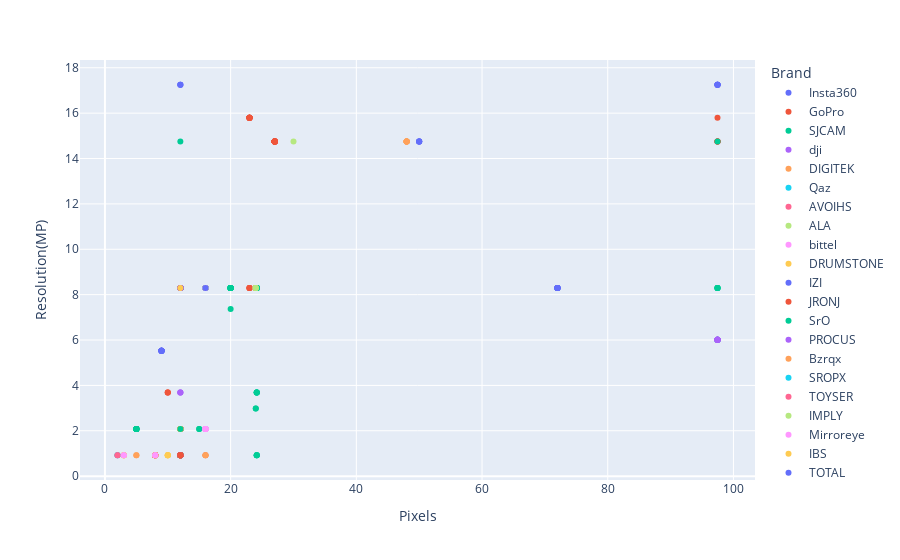

The notebook cell this image was saved under:
### Markdown cell above
## Scatter Plot

### Code cell
fig=px.scatter(camera,x="Pixels",y="Resolution(MP)",color="Brand")
fig.show()

### Figure 1 — Plotly figure (JSON) as saved in the notebook; plotly's stock layout.template omitted (floating-point values rounded to 4 significant figures)
{"data": [{"hovertemplate": "Brand=Insta360<br>Pixels=%{x}<br>Resolution(MP)=%{y}<extra></extra>", "legendgroup": "Insta360", "marker": {"color": "#636efa", "symbol": "circle"}, "mode": "markers", "name": "Insta360", "orientation": "v", "showlegend": true, "type": "scatter", "x": [97.46, 72, 9, 97.46, 72, 72, 97.46, 72, 9, 9, 12, 97.46, 72, 72, 9, 9, 97.46, 72, 9, 9, 12, 97.46, 72, 9, 9, 12, 9, 72, 72, 9], "xaxis": "x", "y": [17.25, 8.294, 5.53, 17.25, 8.294, 8.294, 17.25, 8.294, 5.53, 5.53, 17.25, 17.25, 8.294, 8.294, 5.53, 5.53, 17.25, 8.294, 5.53, 5.53, 17.25, 17.25, 8.294, 5.53, 5.53, 17.25, 5.53, 8.294, 8.294, 5.53], "yaxis": "y"}, {"hovertemplate": "Brand=GoPro<br>Pixels=%{x}<br>Resolution(MP)=%{y}<extra></extra>", "legendgroup": "GoPro", "marker": {"color": "#EF553B", "symbol": "circle"}, "mode": "markers", "name": "GoPro", "orientation": "v", "showlegend": true, "type": "scatter", "x": [23, 27, 27, 27, 23, 23, 27, 27, 27, 27, 97.46, 23, 23, 23, 27, 27, 27, 27, 97.46, 23, 23, 23, 27, 27, 27, 27, 97.46, 23, 27, 27, 10, 23, 23, 27, 27, 27, 27, 10, 23, 97.46, 23, 27, 27, 27, 10, 97.46], "xaxis": "x", "y": [15.8, 14.75, 14.75, 14.75, 15.8, 15.8, 14.75, 14.75, 14.75, 14.75, 14.75, 8.294, 15.8, 15.8, 14.75, 14.75, 14.75, 14.75, 14.75, 8.294, 15.8, 15.8, 14.75, 14.75, 14.75, 14.75, 14.75, 15.8, 14.75, 14.75, 3.686, 8.294, 15.8, 14.75, 14.75, 14.75, 14.75, 3.686, 8.294, 15.8, 15.8, 14.75, 14.75, 14.75, 3.686, 14.75], "yaxis": "y"}, {"hovertemplate": "Brand=SJCAM<br>Pixels=%{x}<br>Resolution(MP)=%{y}<extra></extra>", "legendgroup": "SJCAM", "marker": {"color": "#00cc96", "symbol": "circle"}, "mode": "markers", "name": "SJCAM", "orientation": "v", "showlegend": true, "type": "scatter", "x": [16, 20, 16, 12, 20, 20, 16, 12, 12, 24.15, 24.15, 16, 12, 20, 20, 16, 12, 24.15, 24.15, 24.15, 12, 16, 12, 20, 20, 16, 12, 12, 24.15, 24.15, 24.15, 12, 97.46, 97.46, 5, 12, 24.15, 5, 12, 5, 5, 12, 20, 20, 20, 20, 12, 12, 24.15, 24.15, 24.15, 12, 97.46, 12, 24.15, 5, 5, 5, 24, 12, 15, 12, 16, 12, 12, 16, 12, 20, 16, 20, 12, 24.15, 24.15, 24.15, 12, 97.46, 97.46, 12, 24.15, 5, 5, 5, 24, 24, 12, 15, 12, 24.15, 12, 16, 12, 5, 16, 12, 20, 20, 20, 16, 20], "xaxis": "x", "y": [8.294, 8.294, 8.294, 8.294, 8.294, 8.294, 8.294, 0.9216, 0.9216, 3.686, 8.294, 8.294, 8.294, 8.294, 8.294, 8.294, 0.9216, 3.686, 8.294, 8.294, 0.9216, 8.294, 8.294, 8.294, 8.294, 8.294, 0.9216, 0.9216, 3.686, 8.294, 8.294, 0.9216, 6.011, 6.011, 2.074, 2.074, 8.294, 2.074, 2.074, 2.074, 2.074, 8.294, 8.294, 8.294, 8.294, 8.294, 14.75, 0.9216, 3.686, 8.294, 8.294, 0.9216, 14.75, 2.074, 8.294, 2.074, 2.074, 2.074, 2.986, 2.074, 2.074, 8.294, 2.074, 2.074, 8.294, 8.294, 8.294, 8.294, 8.294, 8.294, 0.9216, 3.686, 8.294, 8.294, 0.9216, 6.011, 6.011, 2.074, 8.294, 2.074, 2.074, 2.074, 8.294, 2.986, 2.074, 2.074, 8.294, 0.9216, 0.9216, 2.074, 2.074, 2.074, 8.294, 8.294, 8.294, 8.294, 8.294, 8.294, 8.294], "yaxis": "y"}, {"hovertemplate": "Brand=dji<br>Pixels=%{x}<br>Resolution(MP)=%{y}<extra></extra>", "legendgroup": "dji", "marker": {"color": "#ab63fa", "symbol": "circle"}, "mode": "markers", "name": "dji", "orientation": "v", "showlegend": true, "type": "scatter", "x": [12, 97.46, 12, 12, 97.46, 97.46, 12, 12, 97.46, 97.46, 12, 12, 12, 97.46, 97.46, 12, 12, 12, 97.46, 97.46, 12, 12, 12, 97.46, 97.46, 12, 12, 12, 97.46], "xaxis": "x", "y": [8.294, 6.011, 8.294, 8.294, 6.011, 6.011, 8.294, 8.294, 6.011, 6.011, 8.294, 8.294, 8.294, 6.011, 6.011, 8.294, 8.294, 8.294, 6.011, 6.011, 8.294, 8.294, 8.294, 6.011, 6.011, 8.294, 8.294, 8.294, 6.011], "yaxis": "y"}, {"hovertemplate": "Brand=DIGITEK<br>Pixels=%{x}<br>Resolution(MP)=%{y}<extra></extra>", "legendgroup": "DIGITEK", "marker": {"color": "#FFA15A", "symbol": "circle"}, "mode": "markers", "name": "DIGITEK", "orientation": "v", "showlegend": true, "type": "scatter", "x": [48, 24, 48, 24, 48, 24, 48, 24, 48, 24, 48, 24, 48, 24], "xaxis": "x", "y": [14.75, 8.294, 14.75, 8.294, 14.75, 8.294, 14.75, 8.294, 14.75, 8.294, 14.75, 8.294, 14.75, 8.294], "yaxis": "y"}, {"hovertemplate": "Brand=Qaz<br>Pixels=%{x}<br>Resolution(MP)=%{y}<extra></extra>", "legendgroup": "Qaz", "marker": {"color": "#19d3f3", "symbol": "circle"}, "mode": "markers", "name": "Qaz", "orientation": "v", "showlegend": true, "type": "scatter", "x": [12, 12, 12, 12, 12, 12, 12, 12, 12], "xaxis": "x", "y": [0.9216, 0.9216, 0.9216, 0.9216, 0.9216, 0.9216, 0.9216, 0.9216, 0.9216], "yaxis": "y"}, {"hovertemplate": "Brand=AVOIHS<br>Pixels=%{x}<br>Resolution(MP)=%{y}<extra></extra>", "legendgroup": "AVOIHS", "marker": {"color": "#FF6692", "symbol": "circle"}, "mode": "markers", "name": "AVOIHS", "orientation": "v", "showlegend": true, "type": "scatter", "x": [8, 8, 8, 8, 8, 8, 8, 8, 8, 8, 8, 8], "xaxis": "x", "y": [0.9216, 0.9216, 0.9216, 0.9216, 0.9216, 0.9216, 0.9216, 0.9216, 0.9216, 0.9216, 0.9216, 0.9216], "yaxis": "y"}, {"hovertemplate": "Brand=ALA<br>Pixels=%{x}<br>Resolution(MP)=%{y}<extra></extra>", "legendgroup": "ALA", "marker": {"color": "#B6E880", "symbol": "circle"}, "mode": "markers", "name": "ALA", "orientation": "v", "showlegend": true, "type": "scatter", "x": [12, 12, 12, 12, 12, 12, 12, 12, 12], "xaxis": "x", "y": [2.074, 2.074, 2.074, 2.074, 2.074, 2.074, 2.074, 2.074, 2.074], "yaxis": "y"}, {"hovertemplate": "Brand=bittel<br>Pixels=%{x}<br>Resolution(MP)=%{y}<extra></extra>", "legendgroup": "bittel", "marker": {"color": "#FF97FF", "symbol": "circle"}, "mode": "markers", "name": "bittel", "orientation": "v", "showlegend": true, "type": "scatter", "x": [16, 16, 16, 16, 16, 16, 16, 16], "xaxis": "x", "y": [2.074, 2.074, 2.074, 2.074, 2.074, 2.074, 2.074, 2.074], "yaxis": "y"}, {"hovertemplate": "Brand=DRUMSTONE<br>Pixels=%{x}<br>Resolution(MP)=%{y}<extra></extra>", "legendgroup": "DRUMSTONE", "marker": {"color": "#FECB52", "symbol": "circle"}, "mode": "markers", "name": "DRUMSTONE", "orientation": "v", "showlegend": true, "type": "scatter", "x": [10, 10, 10, 10, 10], "xaxis": "x", "y": [0.9216, 0.9216, 0.9216, 0.9216, 0.9216], "yaxis": "y"}, {"hovertemplate": "Brand=IZI<br>Pixels=%{x}<br>Resolution(MP)=%{y}<extra></extra>", "legendgroup": "IZI", "marker": {"color": "#636efa", "symbol": "circle"}, "mode": "markers", "name": "IZI", "orientation": "v", "showlegend": true, "type": "scatter", "x": [50, 50, 50, 50, 50], "xaxis": "x", "y": [14.75, 14.75, 14.75, 14.75, 14.75], "yaxis": "y"}, {"hovertemplate": "Brand=JRONJ<br>Pixels=%{x}<br>Resolution(MP)=%{y}<extra></extra>", "legendgroup": "JRONJ", "marker": {"color": "#EF553B", "symbol": "circle"}, "mode": "markers", "name": "JRONJ", "orientation": "v", "showlegend": true, "type": "scatter", "x": [12, 12, 12, 12, 12, 12, 12, 12, 12, 12, 12], "xaxis": "x", "y": [0.9216, 0.9216, 2.074, 0.9216, 0.9216, 2.074, 0.9216, 0.9216, 2.074, 0.9216, 0.9216], "yaxis": "y"}, {"hovertemplate": "Brand=SrO<br>Pixels=%{x}<br>Resolution(MP)=%{y}<extra></extra>", "legendgroup": "SrO", "marker": {"color": "#00cc96", "symbol": "circle"}, "mode": "markers", "name": "SrO", "orientation": "v", "showlegend": true, "type": "scatter", "x": [24.15, 24.15, 24.15, 24.15, 24.15, 24.15], "xaxis": "x", "y": [0.9216, 8.294, 8.294, 0.9216, 0.9216, 8.294], "yaxis": "y"}, {"hovertemplate": "Brand=PROCUS<br>Pixels=%{x}<br>Resolution(MP)=%{y}<extra></extra>", "legendgroup": "PROCUS", "marker": {"color": "#ab63fa", "symbol": "circle"}, "mode": "markers", "name": "PROCUS", "orientation": "v", "showlegend": true, "type": "scatter", "x": [12, 12, 12], "xaxis": "x", "y": [3.686, 3.686, 3.686], "yaxis": "y"}, {"hovertemplate": "Brand=Bzrqx<br>Pixels=%{x}<br>Resolution(MP)=%{y}<extra></extra>", "legendgroup": "Bzrqx", "marker": {"color": "#FFA15A", "symbol": "circle"}, "mode": "markers", "name": "Bzrqx", "orientation": "v", "showlegend": true, "type": "scatter", "x": [8, 12, 12, 8, 12, 12, 8, 8, 12, 12, 12, 8, 8, 8, 8, 8, 12, 12, 12, 12, 12, 12, 12, 8], "xaxis": "x", "y": [0.9216, 2.074, 2.074, 0.9216, 2.074, 2.074, 0.9216, 0.9216, 2.074, 2.074, 2.074, 0.9216, 0.9216, 0.9216, 0.9216, 0.9216, 2.074, 2.074, 2.074, 2.074, 2.074, 2.074, 2.074, 0.9216], "yaxis": "y"}, {"hovertemplate": "Brand=SROPX<br>Pixels=%{x}<br>Resolution(MP)=%{y}<extra></extra>", "legendgroup": "SROPX", "marker": {"color": "#19d3f3", "symbol": "circle"}, "mode": "markers", "name": "SROPX", "orientation": "v", "showlegend": true, "type": "scatter", "x": [12, 12, 12, 12], "xaxis": "x", "y": [2.074, 2.074, 2.074, 2.074], "yaxis": "y"}, {"hovertemplate": "Brand=TOYSER<br>Pixels=%{x}<br>Resolution(MP)=%{y}<extra></extra>", "legendgroup": "TOYSER", "marker": {"color": "#FF6692", "symbol": "circle"}, "mode": "markers", "name": "TOYSER", "orientation": "v", "showlegend": true, "type": "scatter", "x": [16, 16, 16, 16], "xaxis": "x", "y": [8.294, 8.294, 8.294, 8.294], "yaxis": "y"}, {"hovertemplate": "Brand=IMPLY<br>Pixels=%{x}<br>Resolution(MP)=%{y}<extra></extra>", "legendgroup": "IMPLY", "marker": {"color": "#B6E880", "symbol": "circle"}, "mode": "markers", "name": "IMPLY", "orientation": "v", "showlegend": true, "type": "scatter", "x": [16, 16, 16, 16, 16, 16, 16], "xaxis": "x", "y": [8.294, 8.294, 8.294, 8.294, 8.294, 8.294, 8.294], "yaxis": "y"}, {"hovertemplate": "Brand=Mirroreye<br>Pixels=%{x}<br>Resolution(MP)=%{y}<extra></extra>", "legendgroup": "Mirroreye", "marker": {"color": "#FF97FF", "symbol": "circle"}, "mode": "markers", "name": "Mirroreye", "orientation": "v", "showlegend": true, "type": "scatter", "x": [16, 8, 8], "xaxis": "x", "y": [8.294, 0.9216, 0.9216], "yaxis": "y"}, {"hovertemplate": "Brand=IBS<br>Pixels=%{x}<br>Resolution(MP)=%{y}<extra></extra>", "legendgroup": "IBS", "marker": {"color": "#FECB52", "symbol": "circle"}, "mode": "markers", "name": "IBS", "orientation": "v", "showlegend": true, "type": "scatter", "x": [3, 12, 3, 3, 12, 12, 3, 12, 3], "xaxis": "x", "y": [0.9216, 0.9216, 0.9216, 0.9216, 0.9216, 0.9216, 0.9216, 0.9216, 0.9216], "yaxis": "y"}, {"hovertemplate": "Brand=TOTAL<br>Pixels=%{x}<br>Resolution(MP)=%{y}<extra></extra>", "legendgroup": "TOTAL", "marker": {"color": "#636efa", "symbol": "circle"}, "mode": "markers", "name": "TOTAL", "orientation": "v", "showlegend": true, "type": "scatter", "x": [12, 12, 12, 12, 12], "xaxis": "x", "y": [8.294, 8.294, 8.294, 8.294, 8.294], "yaxis": "y"}, {"hovertemplate": "Brand=RHONNIUM<br>Pixels=%{x}<br>Resolution(MP)=%{y}<extra></extra>", "legendgroup": "RHONNIUM", "marker": {"color": "#EF553B", "symbol": "circle"}, "mode": "markers", "name": "RHONNIUM", "orientation": "v", "showlegend": true, "type": "scatter", "x": [12, 12, 12, 12, 12, 16, 12, 12, 16, 12], "xaxis": "x", "y": [0.9216, 0.9216, 0.9216, 0.9216, 0.9216, 8.294, 0.9216, 0.9216, 8.294, 0.9216], "yaxis": "y"}, {"hovertemplate": "Brand=Ricoh<br>Pixels=%{x}<br>Resolution(MP)=%{y}<extra></extra>", "legendgroup": "Ricoh", "marker": {"color": "#00cc96", "symbol": "circle"}, "mode": "markers", "name": "Ricoh", "orientation": "v", "showlegend": true, "type": "scatter", "x": [97.46, 97.46, 97.46, 20, 97.46, 97.46], "xaxis": "x", "y": [8.294, 8.294, 8.294, 7.373, 8.294, 8.294], "yaxis": "y"}, {"hovertemplate": "Brand=VOLTAC<br>Pixels=%{x}<br>Resolution(MP)=%{y}<extra></extra>", "legendgroup": "VOLTAC", "marker": {"color": "#ab63fa", "symbol": "circle"}, "mode": "markers", "name": "VOLTAC", "orientation": "v", "showlegend": true, "type": "scatter", "x": [12, 12, 12], "xaxis": "x", "y": [2.074, 2.074, 2.074], "yaxis": "y"}, {"hovertemplate": "Brand=Visicube<br>Pixels=%{x}<br>Resolution(MP)=%{y}<extra></extra>", "legendgroup": "Visicube", "marker": {"color": "#FFA15A", "symbol": "circle"}, "mode": "markers", "name": "Visicube", "orientation": "v", "showlegend": true, "type": "scatter", "x": [5, 16, 12, 5, 12, 16, 16, 12, 16], "xaxis": "x", "y": [0.9216, 8.294, 2.074, 0.9216, 2.074, 8.294, 8.294, 2.074, 8.294], "yaxis": "y"}, {"hovertemplate": "Brand=Pelupa<br>Pixels=%{x}<br>Resolution(MP)=%{y}<extra></extra>", "legendgroup": "Pelupa", "marker": {"color": "#19d3f3", "symbol": "circle"}, "mode": "markers", "name": "Pelupa", "orientation": "v", "showlegend": true, "type": "scatter", "x": [2, 2], "xaxis": "x", "y": [0.9216, 0.9216], "yaxis": "y"}, {"hovertemplate": "Brand=Cospex<br>Pixels=%{x}<br>Resolution(MP)=%{y}<extra></extra>", "legendgroup": "Cospex", "marker": {"color": "#FF6692", "symbol": "circle"}, "mode": "markers", "name": "Cospex", "orientation": "v", "showlegend": true, "type": "scatter", "x": [2, 2, 12], "xaxis": "x", "y": [0.9216, 0.9216, 0.9216], "yaxis": "y"}, {"hovertemplate": "Brand=CASON<br>Pixels=%{x}<br>Resolution(MP)=%{y}<extra></extra>", "legendgroup": "CASON", "marker": {"color": "#B6E880", "symbol": "circle"}, "mode": "markers", "name": "CASON", "orientation": "v", "showlegend": true, "type": "scatter", "x": [24, 24, 30, 24, 24], "xaxis": "x", "y": [8.294, 8.294, 14.75, 8.294, 8.294], "yaxis": "y"}, {"hovertemplate": "Brand=Spor<br>Pixels=%{x}<br>Resolution(MP)=%{y}<extra></extra>", "legendgroup": "Spor", "marker": {"color": "#FF97FF", "symbol": "circle"}, "mode": "markers", "name": "Spor", "orientation": "v", "showlegend": true, "type": "scatter", "x": [3, 3], "xaxis": "x", "y": [0.9216, 0.9216], "yaxis": "y"}, {"hovertemplate": "Brand=lookcam<br>Pixels=%{x}<br>Resolution(MP)=%{y}<extra></extra>", "legendgroup": "lookcam", "marker": {"color": "#FECB52", "symbol": "circle"}, "mode": "markers", "name": "lookcam", "orientation": "v", "showlegend": true, "type": "scatter", "x": [12, 12], "xaxis": "x", "y": [2.074, 2.074], "yaxis": "y"}, {"hovertemplate": "Brand=Clipface<br>Pixels=%{x}<br>Resolution(MP)=%{y}<extra></extra>", "legendgroup": "Clipface", "marker": {"color": "#636efa", "symbol": "circle"}, "mode": "markers", "name": "Clipface", "orientation": "v", "showlegend": true, "type": "scatter", "x": [12], "xaxis": "x", "y": [0.9216], "yaxis": "y"}, {"hovertemplate": "Brand=CALLIE<br>Pixels=%{x}<br>Resolution(MP)=%{y}<extra></extra>", "legendgroup": "CALLIE", "marker": {"color": "#EF553B", "symbol": "circle"}, "mode": "markers", "name": "CALLIE", "orientation": "v", "showlegend": true, "type": "scatter", "x": [12, 12, 16], "xaxis": "x", "y": [0.9216, 0.9216, 0.9216], "yaxis": "y"}, {"hovertemplate": "Brand=SIOVS<br>Pixels=%{x}<br>Resolution(MP)=%{y}<extra></extra>", "legendgroup": "SIOVS", "marker": {"color": "#00cc96", "symbol": "circle"}, "mode": "markers", "name": "SIOVS", "orientation": "v", "showlegend": true, "type": "scatter", "x": [12], "xaxis": "x", "y": [2.074], "yaxis": "y"}, {"hovertemplate": "Brand=CAM4U<br>Pixels=%{x}<br>Resolution(MP)=%{y}<extra></extra>", "legendgroup": "CAM4U", "marker": {"color": "#ab63fa", "symbol": "circle"}, "mode": "markers", "name": "CAM4U", "orientation": "v", "showlegend": true, "type": "scatter", "x": [16, 16], "xaxis": "x", "y": [8.294, 8.294], "yaxis": "y"}, {"hovertemplate": "Brand=ENMORA<br>Pixels=%{x}<br>Resolution(MP)=%{y}<extra></extra>", "legendgroup": "ENMORA", "marker": {"color": "#FFA15A", "symbol": "circle"}, "mode": "markers", "name": "ENMORA", "orientation": "v", "showlegend": true, "type": "scatter", "x": [16, 16], "xaxis": "x", "y": [0.9216, 0.9216], "yaxis": "y"}, {"hovertemplate": "Brand=Rhobos<br>Pixels=%{x}<br>Resolution(MP)=%{y}<extra></extra>", "legendgroup": "Rhobos", "marker": {"color": "#19d3f3", "symbol": "circle"}, "mode": "markers", "name": "Rhobos", "orientation": "v", "showlegend": true, "type": "scatter", "x": [16, 16], "xaxis": "x", "y": [8.294, 8.294], "yaxis": "y"}, {"hovertemplate": "Brand=Avyana<br>Pixels=%{x}<br>Resolution(MP)=%{y}<extra></extra>", "legendgroup": "Avyana", "marker": {"color": "#FF6692", "symbol": "circle"}, "mode": "markers", "name": "Avyana", "orientation": "v", "showlegend": true, "type": "scatter", "x": [12], "xaxis": "x", "y": [8.294], "yaxis": "y"}, {"hovertemplate": "Brand=KOOLCRAFTS<br>Pixels=%{x}<br>Resolution(MP)=%{y}<extra></extra>", "legendgroup": "KOOLCRAFTS", "marker": {"color": "#B6E880", "symbol": "circle"}, "mode": "markers", "name": "KOOLCRAFTS", "orientation": "v", "showlegend": true, "type": "scatter", "x": [16], "xaxis": "x", "y": [8.294], "yaxis": "y"}, {"hovertemplate": "Brand=1CAMPRO<br>Pixels=%{x}<br>Resolution(MP)=%{y}<extra></extra>", "legendgroup": "1CAMPRO", "marker": {"color": "#FF97FF", "symbol": "circle"}, "mode": "markers", "name": "1CAMPRO", "orientation": "v", "showlegend": true, "type": "scatter", "x": [16], "xaxis": "x", "y": [8.294], "yaxis": "y"}, {"hovertemplate": "Brand=Garundropsy<br>Pixels=%{x}<br>Resolution(MP)=%{y}<extra></extra>", "legendgroup": "Garundropsy", "marker": {"color": "#FECB52", "symbol": "circle"}, "mode": "markers", "name": "Garundropsy", "orientation": "v", "showlegend": true, "type": "scatter", "x": [12], "xaxis": "x", "y": [8.294], "yaxis": "y"}, {"hovertemplate": "Brand=Elevea<br>Pixels=%{x}<br>Resolution(MP)=%{y}<extra></extra>", "legendgroup": "Elevea", "marker": {"color": "#636efa", "symbol": "circle"}, "mode": "markers", "name": "Elevea", "orientation": "v", "showlegend": true, "type": "scatter", "x": [16], "xaxis": "x", "y": [8.294], "yaxis": "y"}], "layout": {"legend": {"title": {"text": "Brand"}, "tracegroupgap": 0}, "margin": {"t": 60}, "xaxis": {"anchor": "y", "domain": [0, 1], "title": {"text": "Pixels"}}, "yaxis": {"anchor": "x", "domain": [0, 1], "title": {"text": "Resolution(MP)"}}}}
